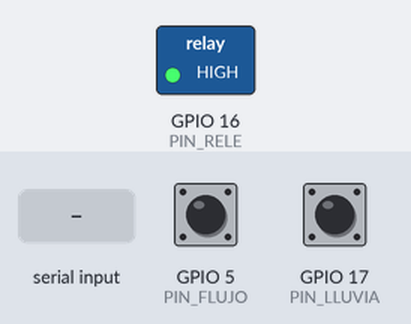
Bench run of a sketch on a simulated ESP32. On the bench: switched loads named in the sketch (green lamp = pin HIGH). The inputs (shaded band) are chosen by the test bench; at power-on: GPIO 5 (PIN_FLUJO) HIGH, GPIO 17 (PIN_LLUVIA) HIGH. WiFi joins after 1.5 s; servers stay silent unless stated; no MQTT or app messages arrive unless stated; what the sketch prints to the serial monitor is not drawn.

Above: at 2.7 s.
2.8 s: "ON\n" received over Serial
At 3.4 s:
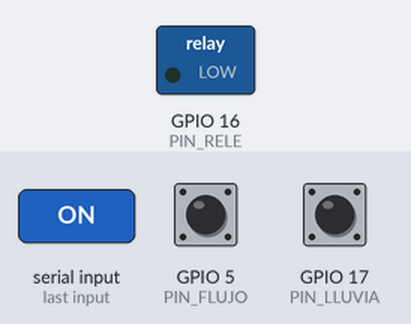
4.3 s: "OFF\n" received over Serial
At 5.7 s:
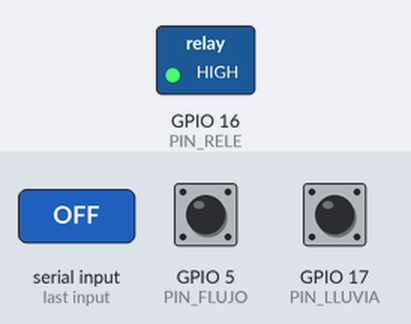
Timing chart, 0 to 7.3 s (numbered marks = the images above; inputs shaded):
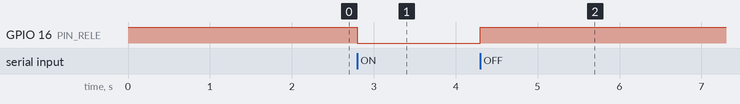

The sketch:

codigo_esp32.ino
```cpp
#include <Arduino.h>
#include <WiFi.h>
#include <PubSubClient.h>
#include <math.h>

// =====================================================
// 1. PINES DEL ESP32 DEVKIT V1
// =====================================================

const int PIN_FLUJO  = 5;
const int PIN_RELE   = 16;
const int PIN_LLUVIA = 17;

// =====================================================
// 2. CONFIGURACION WIFI
// =====================================================

// Colocar las credenciales de la red local
// antes de utilizar el sistema.

const char* WIFI_SSID = "TU_RED_WIFI";
const char* WIFI_PASSWORD = "TU_CONTRASENA";

// =====================================================
// 3. CONFIGURACION MQTT
// =====================================================

// Direccion IP del broker MQTT.
// Configurar con la direccion del servidor local.

const char* MQTT_SERVER = "IP_DEL_BROKER";

const int MQTT_PORT = 1883;

// Credenciales MQTT opcionales.

const char* MQTT_USER = "";
const char* MQTT_PASSWORD = "";

const char* MQTT_TOPIC = "iiot/fugas";
const char* MQTT_CLIENT_ID = "ESP32_IIOT_01";

WiFiClient espClient;
PubSubClient mqtt(espClient);

// =====================================================
// 4. CONFIGURACION DE SENSORES
// =====================================================

const float HZ_POR_LITRO_MIN = 7.5;

const bool LLUVIA_ACTIVA_LOW = true;
const bool RELE_ACTIVO_LOW = true;

const float UMBRAL_FUGA_L_MIN = 0.20;
const unsigned long TIEMPO_FUGA_MS = 5000;

const unsigned long INTERVALO_MS = 1000;

// true = genera valores simulados.
// false = utiliza lecturas reales de sensores.

const bool MODO_PRUEBA = true;

// =====================================================
// 5. VARIABLES
// =====================================================

volatile uint32_t pulsosFlujo = 0;

uint32_t pulsosPrevios = 0;

unsigned long tiempoAnterior = 0;
unsigned long ultimoEnvio = 0;
unsigned long inicioFlujo = 0;

uint32_t numeroRegistro = 0;

float frecuenciaHz = 0.0;
float caudalLMin = 0.0;
float litrosTotales = 0.0;

bool bombaEncendida = false;
bool fugaSospechada = false;

// =====================================================
// 6. INTERRUPCION DEL SENSOR DE FLUJO
// =====================================================

void IRAM_ATTR contarPulso() {
  pulsosFlujo++;
}

// =====================================================
// 7. CONTROL DE BOMBA
// =====================================================

void controlarBomba(bool encender) {

  bombaEncendida = encender;

  if (RELE_ACTIVO_LOW) {
    digitalWrite(PIN_RELE, encender ? LOW : HIGH);
  } else {
    digitalWrite(PIN_RELE, encender ? HIGH : LOW);
  }
}

// =====================================================
// 8. COMANDOS DESDE MONITOR SERIAL
// =====================================================

void leerComandos() {

  if (!Serial.available()) return;

  String comando = Serial.readStringUntil('\n');

  comando.trim();
  comando.toUpperCase();

  if (comando == "ON") {

    controlarBomba(true);
    Serial.println("BOMBA ENCENDIDA");

  } else if (comando == "OFF") {

    controlarBomba(false);
    Serial.println("BOMBA APAGADA");
  }
}

// =====================================================
// 9. CONEXION WIFI
// =====================================================

void conectarWiFi() {

  if (WiFi.status() == WL_CONNECTED) return;

  Serial.println("Conectando a WiFi...");

  WiFi.begin(WIFI_SSID, WIFI_PASSWORD);

  while (WiFi.status() != WL_CONNECTED) {

    delay(500);
    Serial.print(".");
  }

  Serial.println();
  Serial.println("WIFI CONECTADO");

  Serial.print("IP DEL ESP32: ");
  Serial.println(WiFi.localIP());
}

// =====================================================
// 10. CONEXION MQTT
// =====================================================

void conectarMQTT() {

  if (mqtt.connected()) return;

  while (!mqtt.connected()) {

    Serial.print("Conectando al broker MQTT...");

    bool conectado;

    if (strlen(MQTT_USER) > 0) {

      conectado = mqtt.connect(
        MQTT_CLIENT_ID,
        MQTT_USER,
        MQTT_PASSWORD
      );

    } else {

      conectado = mqtt.connect(MQTT_CLIENT_ID);
    }

    if (conectado) {

      Serial.println(" CONECTADO");

    } else {

      Serial.print(" ERROR: ");
      Serial.println(mqtt.state());

      delay(3000);
    }
  }
}

// =====================================================
// 11. CALCULO DEL CAUDAL REAL
// =====================================================

void actualizarCaudal() {

  unsigned long ahora = millis();

  unsigned long dt = ahora - tiempoAnterior;

  if (dt < INTERVALO_MS) return;

  uint32_t total;

  noInterrupts();
  total = pulsosFlujo;
  interrupts();

  uint32_t nuevos = total - pulsosPrevios;

  frecuenciaHz = nuevos * 1000.0 / dt;

  caudalLMin = frecuenciaHz / HZ_POR_LITRO_MIN;

  litrosTotales += caudalLMin * (dt / 60000.0);

  pulsosPrevios = total;
  tiempoAnterior = ahora;
}

// =====================================================
// 12. LECTURA SENSOR DE LLUVIA
// =====================================================

bool leerSensorLluvia() {

  int estado = digitalRead(PIN_LLUVIA);

  if (LLUVIA_ACTIVA_LOW) {
    return estado == LOW;
  }

  return estado == HIGH;
}

// =====================================================
// 13. DETECCION DE FUGAS
// =====================================================

void detectarFuga(float caudalActual) {

  unsigned long ahora = millis();

  if (!bombaEncendida &&
      caudalActual > UMBRAL_FUGA_L_MIN) {

    if (inicioFlujo == 0) {
      inicioFlujo = ahora;
    }

    if (ahora - inicioFlujo >= TIEMPO_FUGA_MS) {
      fugaSospechada = true;
    }

  } else {

    inicioFlujo = 0;
    fugaSospechada = false;
  }
}

// =====================================================
// 14. GENERACION DE DATOS DE PRUEBA
// =====================================================

void generarDatosPrueba(
  float &frecuencia,
  float &caudal,
  float &litros,
  bool &lluvia
) {

  float t = millis() / 1000.0;

  caudal = 1.5 + 0.8 * sin(t * 0.4);

  frecuencia = caudal * HZ_POR_LITRO_MIN;

  litrosTotales += caudal / 60.0;

  lluvia = ((int)(t / 10) % 2 == 0);
}

// =====================================================
// 15. ENVIO DE DATOS MEDIANTE MQTT
// =====================================================

void enviarDatos() {

  unsigned long ahora = millis();

  if (ahora - ultimoEnvio < INTERVALO_MS) return;

  ultimoEnvio = ahora;

  float frecuenciaEnviar = frecuenciaHz;
  float caudalEnviar = caudalLMin;
  float litrosEnviar = litrosTotales;

  bool aguaDetectada = leerSensorLluvia();

  if (MODO_PRUEBA) {

    generarDatosPrueba(
      frecuenciaEnviar,
      caudalEnviar,
      litrosEnviar,
      aguaDetectada
    );
  }

  detectarFuga(caudalEnviar);

  numeroRegistro++;

  String mensaje = "{";

  mensaje += "\"registro\":" + String(numeroRegistro) + ",";
  mensaje += "\"tiempo_ms\":" + String(ahora) + ",";
  mensaje += "\"frecuencia_Hz\":" + String(frecuenciaEnviar, 2) + ",";
  mensaje += "\"caudal_L_min\":" + String(caudalEnviar, 3) + ",";
  mensaje += "\"litros_totales\":" + String(litrosEnviar, 3) + ",";
  mensaje += "\"agua_detectada\":" + String(aguaDetectada ? 1 : 0) + ",";
  mensaje += "\"bomba_on\":" + String(bombaEncendida ? 1 : 0) + ",";
  mensaje += "\"fuga_sospechada\":" + String(fugaSospechada ? 1 : 0);

  mensaje += "}";

  if (mqtt.connected()) {

    bool enviado = mqtt.publish(
      MQTT_TOPIC,
      mensaje.c_str()
    );

    if (enviado) {

      Serial.print("MQTT ENVIADO: ");
      Serial.println(mensaje);

    } else {

      Serial.println("ERROR AL PUBLICAR MQTT");
    }

  } else {

    Serial.println("MQTT DESCONECTADO");
  }
}

// =====================================================
// 16. CONFIGURACION INICIAL
// =====================================================

void setup() {

  Serial.begin(115200);

  pinMode(PIN_RELE, OUTPUT);

  digitalWrite(
    PIN_RELE,
    RELE_ACTIVO_LOW ? HIGH : LOW
  );

  controlarBomba(false);

  pinMode(PIN_FLUJO, INPUT_PULLUP);

  attachInterrupt(
    digitalPinToInterrupt(PIN_FLUJO),
    contarPulso,
    RISING
  );

  pinMode(PIN_LLUVIA, INPUT_PULLUP);

  Serial.println();
  Serial.println("SISTEMA IIOT INICIADO");

  conectarWiFi();

  mqtt.setServer(MQTT_SERVER, MQTT_PORT);

  mqtt.setBufferSize(512);

  conectarMQTT();

  tiempoAnterior = millis();
  ultimoEnvio = millis();

  Serial.println("PUBLICACION MQTT ACTIVADA");
  Serial.println("TOPIC: iiot/fugas");
}

// =====================================================
// 17. BUCLE PRINCIPAL
// =====================================================

void loop() {

  if (WiFi.status() != WL_CONNECTED) {
    conectarWiFi();
  }

  if (!mqtt.connected()) {
    conectarMQTT();
  }

  mqtt.loop();

  leerComandos();

  if (!MODO_PRUEBA) {
    actualizarCaudal();
  }

  enviarDatos();
}
```

Measured:
- after the input at 2.8 s, GPIO 16 (PIN_RELE): HIGH → LOW at once
- after the input at 4.3 s, GPIO 16 (PIN_RELE): LOW → HIGH at once
